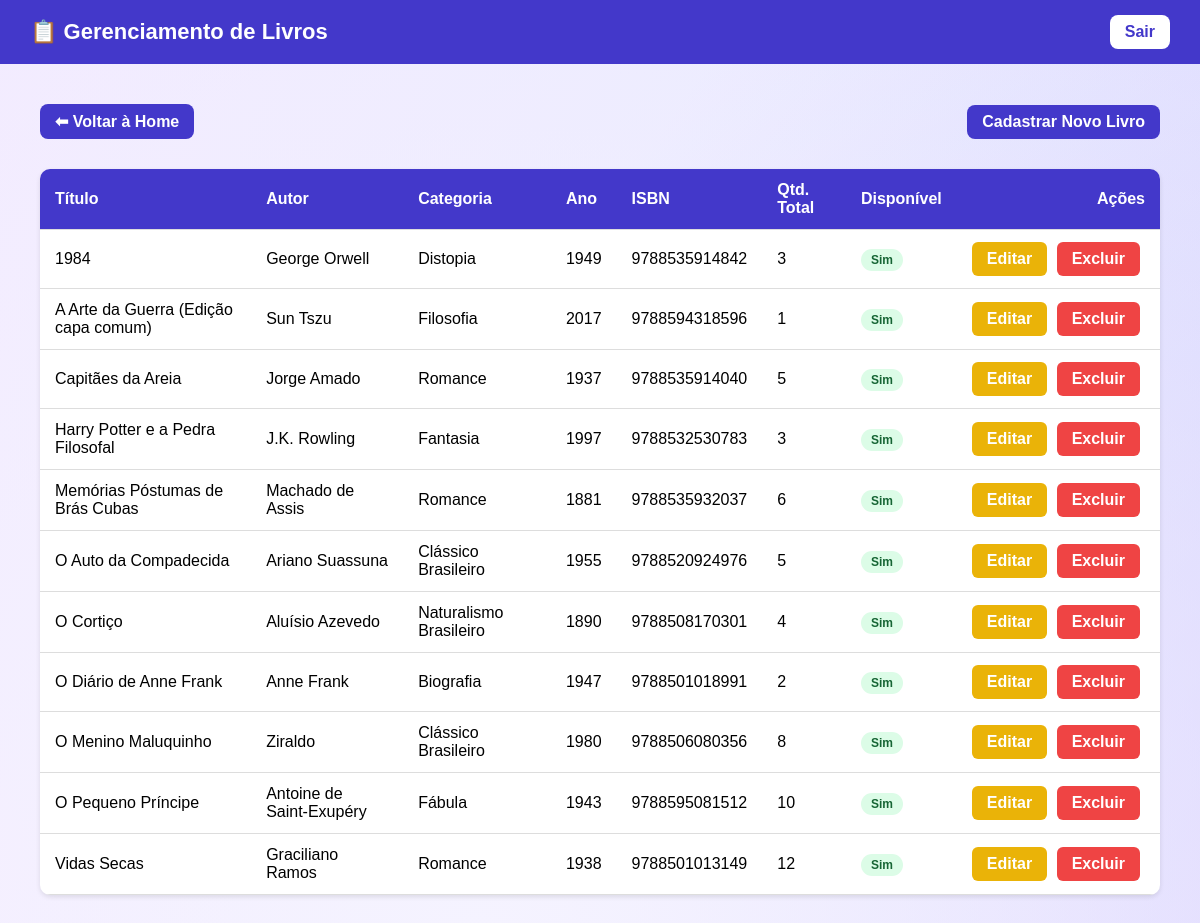
Before: /bibliotecarias/livros/gerenciar/ with the older database file.
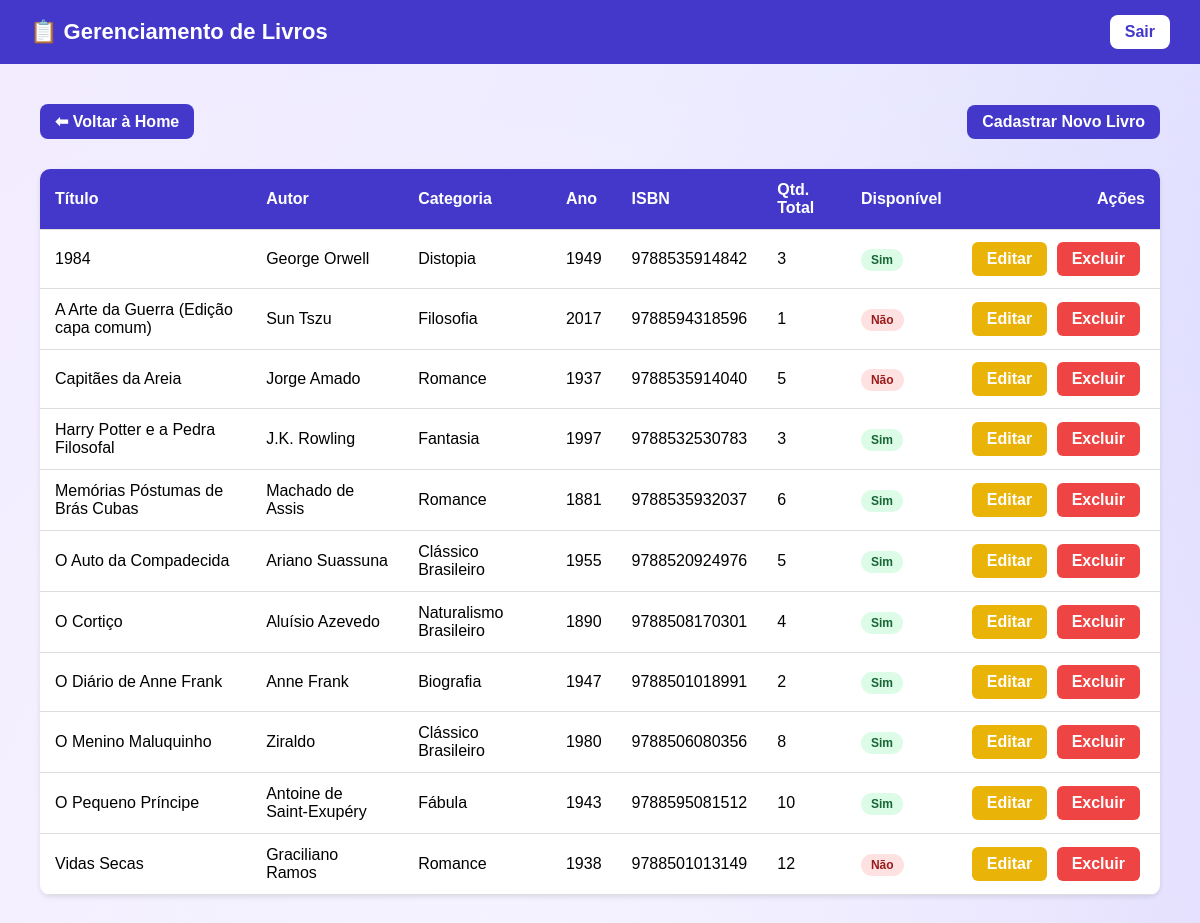
After: the same page with the newer database file.
### bibliotecarias/models.py (models this page shows, shortened)
class Livro(models.Model):
    isbn_validator = RegexValidator(
        regex=r'^\d{13}$',
        message='O ISBN deve conter exatamente 13 dígitos numéricos.'
    )
    titulo = models.CharField(max_length=200)
    autor = models.CharField(max_length=100)
    categoria = models.CharField(max_length=100)
    ano_publicacao = models.PositiveIntegerField()
    quantidade = models.PositiveIntegerField(default=1)
    isbn = models.CharField(
        max_length=13,
        unique=True,
        validators=[isbn_validator]
    )
    disponivel = models.BooleanField(default=True)

### bibliotecarias/views.py (the view)
# urls.py: path('livros/gerenciar/', views.gerenciar_livros, name='gerenciar_livros'),
def gerenciar_livros(request):
    livros = Livro.objects.all().order_by('titulo')
    context = {
        'livros': livros
    }
    return render(request, 'bibliotecarias/gerenciar_livros.html', context)

### bibliotecarias/templates/bibliotecarias/gerenciar_livros.html (shortened to what this page needs)
<!DOCTYPE html>
<html lang="pt-br">
<head>
</head>
<body>
<header>
    <h1>📋 Gerenciamento de Livros</h1>
    <a class="logout" href="{% url 'logout' %}">Sair</a>
</header>
<main>
    <div class="acoes-topo">
        <a href="{% url 'home_bibliotecaria' %}" class="voltar">⬅ Voltar à Home</a>
        <a class="botao" href="{% url 'cadastrar_livro' %}">Cadastrar Novo Livro</a>
    </div>
    <table>
        <thead>
            <tr>
                <th>Título</th>
                <th>Autor</th>
                <th>Categoria</th>
                <th>Ano</th>
                <th>ISBN</th>
                <th>Qtd. Total</th>
                <th>Disponível</th>
                <th class="col-acoes">Ações</th>
            </tr>
        </thead>
        <tbody>
            {% for livro in livros %}
            <tr>
                <td>{{ livro.titulo }}</td>
                <td>{{ livro.autor }}</td>
                <td>{{ livro.categoria }}</td> <td>{{ livro.ano_publicacao }}</td> <td>{{ livro.isbn }}</td> <td>{{ livro.quantidade }}</td> <td>
                    {% if livro.disponivel %}
                        <span class="status status-sim">Sim</span>
                    {% else %}
                        <span class="status status-nao">Não</span>
                    {% endif %}
                </td>
                <td class="col-acoes">
                    <a class="btn btn-editar" href="{% url 'editar_livro' livro.id %}">Editar</a>
                    <a class="btn btn-excluir" href="{% url 'excluir_livro' livro.id %}">Excluir</a>
                </td>
            </tr>
            {% empty %}
            <tr>
                <td colspan="8" style="text-align: center; padding: 30px;">
                    Nenhum livro cadastrado ainda.
                </td>
            </tr>
            {% endfor %}
        </tbody>
    </table>
</main>
</body>
</html>

Changed rows visible on the page:
changed Livro "A Arte da Guerra (Edição capa comum)": disponivel "Sim" → "Não"
changed Livro "Capitães da Areia": disponivel "Sim" → "Não"
changed Livro "Vidas Secas": disponivel "Sim" → "Não"
